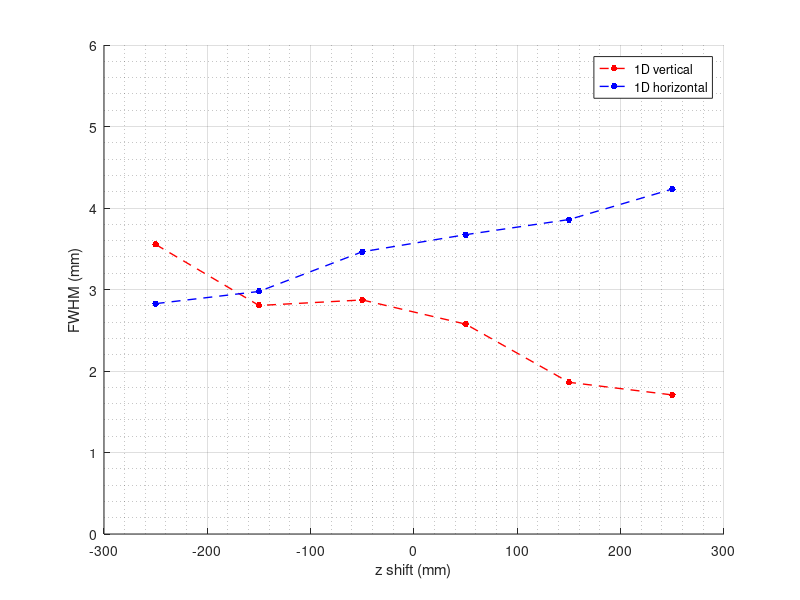
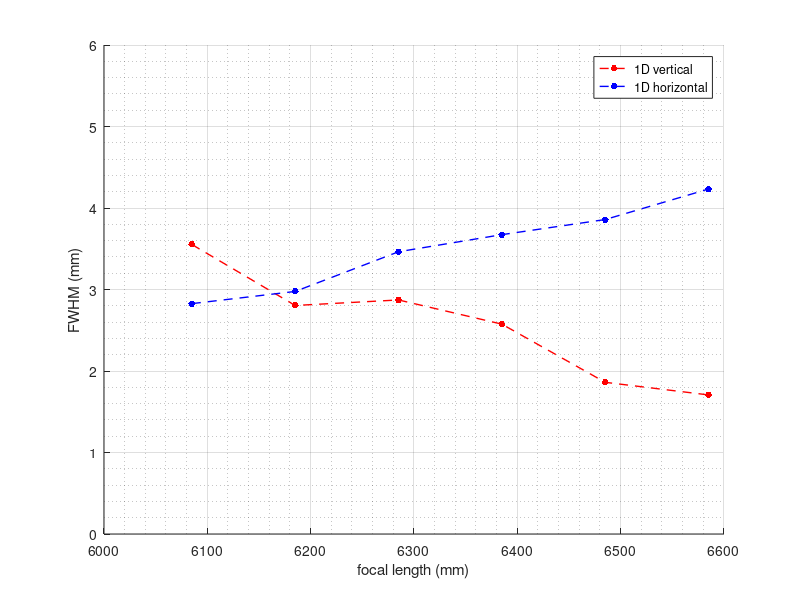

The MATLAB script that drew these images, in order:
clear all; close all; clc;

px = 0.075;
z0 = 6335;
z = -250:100:250;
FWHM_x = px*[47.368 37.387 38.289 34.335 24.817 22.753];
FWHM_y = px*[37.688 39.681 46.174 48.971 51.445 56.432];

%%
figure(1);
hold on;
grid on;
grid minor;
plot(z,FWHM_x,'.--','Color','red','LineWidth',1,'MarkerSize',15);
plot(z,FWHM_y,'.--','Color','b','LineWidth',1,'MarkerSize',15);
legend('1D vertical','1D horizontal');
xlim([-300 300]);
ylim([0 6]);
xlabel('z shift (mm)');
ylabel('FWHM (mm)');

figure(2);
hold on;
grid on;
grid minor;
plot(z+z0,FWHM_x,'.--','Color','red','LineWidth',1,'MarkerSize',15);
plot(z+z0,FWHM_y,'.--','Color','b','LineWidth',1,'MarkerSize',15);
legend('1D vertical','1D horizontal');
%xlim([-300 300]);
ylim([0 6]);
xlabel('focal length (mm)');
ylabel('FWHM (mm)');

%%
figure(1); print(gcf,'-dpng','-r600','../2017-03-20_FWHM(z-shift).png');
figure(2); print(gcf,'-dpng','-r600','../2017-03-20_FWHM(focal-length).png');
